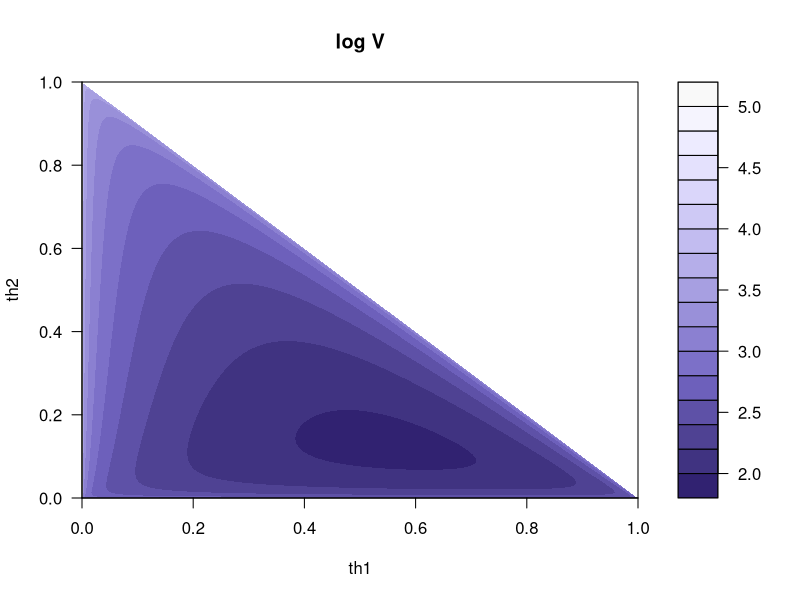

Recreate this plot in R.
#!/usr/bin/env Rscript

library(colorspace)

a1 <- 1.1
a2 <- 1.1
a3 <- 1.1

k1 <- 6
k2 <- 2
k3 <- 4
C12 <- 5
C13 <- 3
C23 <- 4

# V = -log(posterior)
V <- function(th1, th2) -((k1+a1-1)*log(th1) + (k2+a2-1)*log(th2) + (k3+a3-1)*log1p(-(th1+th2))
                          - C12*log(th1+th2) - C13*log(1-th2) - C23*log(1-th1))

# posterior
p <- function(th1, th2) exp(-V(th1, th2))


x <- seq(0, 1, length.out=1000)
y <- seq(0, 1, length.out=1000)
z <- outer(x, y, V)



png("contour.png", width=1024, height=1024)
pal <- function(n) sequential_hcl(n, "Purples 3")
filled.contour(log(z), color.palette=pal, nlevels=15,
               main="log V", xlab="th1", ylab="th2")
dev.off()

